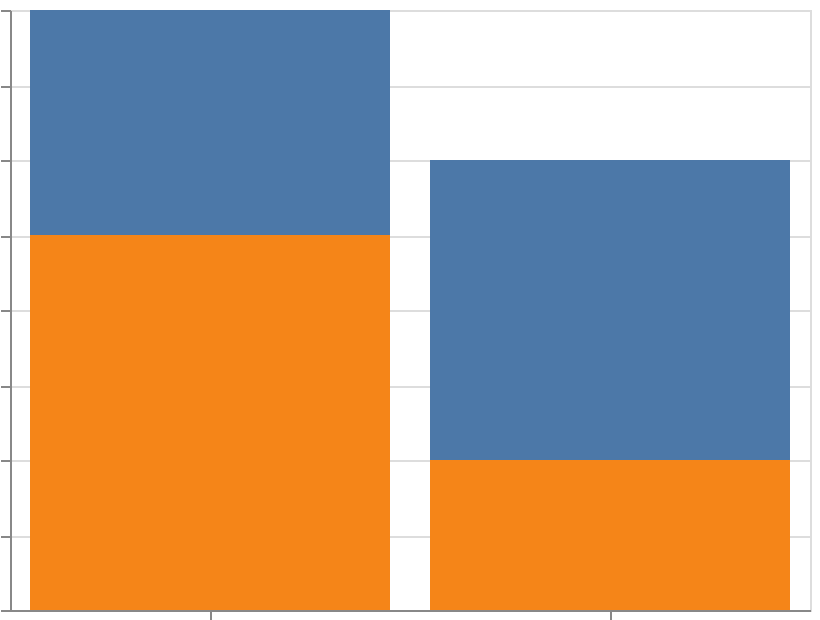

Vega-Lite specification stored for this chart:
### Vega-Lite specification from a JSON file in a GitHub repository (floating-point values rounded to 4 significant figures)
{"$schema": "https://vega.github.io/schema/vega-lite/v6.json", "width": 400, "height": 300, "padding": 5, "autosize": "none", "data": {"name": "table", "values": [{"cat": "A", "group": "X", "val": 3}, {"cat": "A", "group": "Y", "val": 5}, {"cat": "B", "group": "X", "val": 4}, {"cat": "B", "group": "Y", "val": 2}]}, "mark": "bar", "encoding": {"x": {"field": "cat", "type": "nominal"}, "y": {"field": "val", "type": "quantitative"}, "color": {"field": "group", "type": "nominal"}}}
